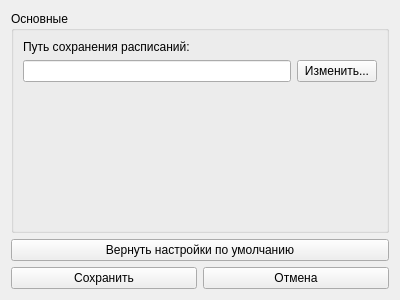
<?xml version="1.0" encoding="UTF-8"?>
<ui version="4.0">
 <class>SettingsForm</class>
 <widget class="QWidget" name="SettingsForm">
  <property name="windowModality">
   <enum>Qt::ApplicationModal</enum>
  </property>
  <property name="geometry">
   <rect>
    <x>0</x>
    <y>0</y>
    <width>400</width>
    <height>300</height>
   </rect>
  </property>
  <property name="windowTitle">
   <string>Form</string>
  </property>
  <layout class="QGridLayout" name="gridLayout">
   <item row="2" column="1">
    <widget class="QPushButton" name="CancelButton">
     <property name="text">
      <string>Отмена</string>
     </property>
    </widget>
   </item>
   <item row="2" column="0">
    <widget class="QPushButton" name="SaveButton">
     <property name="text">
      <string>Сохранить</string>
     </property>
    </widget>
   </item>
   <item row="1" column="0" colspan="2">
    <widget class="QPushButton" name="ResetSettingsButton">
     <property name="text">
      <string>Вернуть настройки по умолчанию</string>
     </property>
    </widget>
   </item>
   <item row="0" column="0" colspan="2">
    <widget class="QGroupBox" name="groupBox">
     <property name="title">
      <string>Основные</string>
     </property>
     <layout class="QGridLayout" name="gridLayout_2">
      <item row="1" column="1">
       <widget class="QPushButton" name="pushButton">
        <property name="text">
         <string>Изменить...</string>
        </property>
       </widget>
      </item>
      <item row="0" column="0" colspan="2">
       <widget class="QLabel" name="label">
        <property name="text">
         <string>Путь сохранения расписаний:</string>
        </property>
       </widget>
      </item>
      <item row="1" column="0">
       <widget class="QLineEdit" name="PathToSave">
        <property name="readOnly">
         <bool>true</bool>
        </property>
       </widget>
      </item>
      <item row="2" column="0" colspan="2">
       <spacer name="verticalSpacer">
        <property name="orientation">
         <enum>Qt::Vertical</enum>
        </property>
        <property name="sizeHint" stdset="0">
         <size>
          <width>20</width>
          <height>40</height>
         </size>
        </property>
       </spacer>
      </item>
     </layout>
    </widget>
   </item>
  </layout>
 </widget>
 <resources/>
 <connections/>
</ui>
